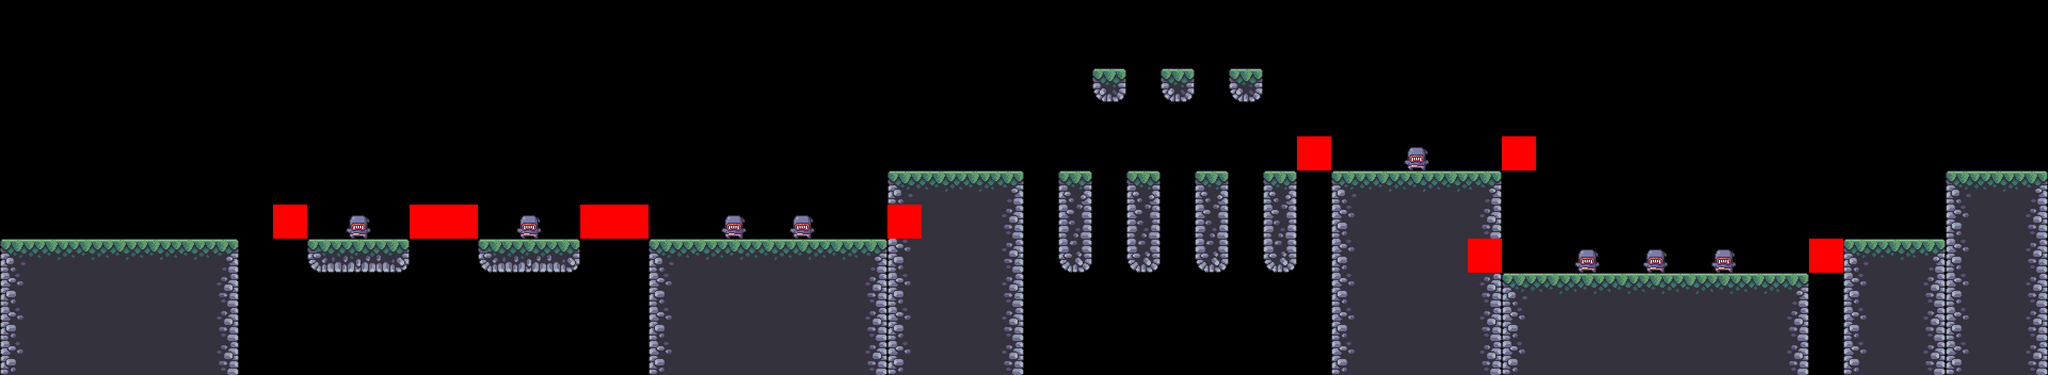

A 2D game scene composited from a Tiled map and its tileset images. What follows is a short description and the map's XML, with each tile layer's data collapsed to a summary:
An orthogonal 60x11 tile map with 64x64 px tiles, 3 tile layers (terrain, constraints, enemies), 4 hidden layers not drawn, 6 tilesets.

<map version="1.5" tiledversion="1.7.2" orientation="orthogonal" renderorder="right-down" width="60" height="11" tilewidth="64" tileheight="64" infinite="0" nextlayerid="8" nextobjectid="1">
 <editorsettings>
  <export target="../0/level_0.csv" format="csv" />
 </editorsettings>
 <tileset firstgid="1" source="../tilesets/terrain_tiles.tsx" />
 <tileset firstgid="17" source="../tilesets/coin_tiles.tsx" />
 <tileset firstgid="19" source="../tilesets/grass_tiles.tsx" />
 <tileset firstgid="24" source="../tilesets/crates_tiles.tsx" />
 <tileset firstgid="25" source="../tilesets/player_tiles.tsx" />
 <tileset firstgid="27" source="../tilesets/enemy_tiles.tsx" />
 <layer id="1" name="terrain" width="60" height="11" locked="1">
  <data>[660 cells, 188 non-empty, 13 distinct tile ids]</data>
 </layer>
 <layer id="2" name="coins" width="60" height="11" visible="0" locked="1">
  <data>[660 cells, 22 non-empty, 2 distinct tile ids]</data>
 </layer>
 <layer id="4" name="crates" width="60" height="11" visible="0">
  <data>[660 cells, 6 non-empty, 1 distinct tile ids]</data>
 </layer>
 <layer id="3" name="grass" width="60" height="11" visible="0" locked="1">
  <data>[660 cells, 31 non-empty, 5 distinct tile ids]</data>
 </layer>
 <layer id="7" name="constraints" width="60" height="11">
  <data>[660 cells, 10 non-empty, 1 distinct tile ids]</data>
 </layer>
 <layer id="6" name="enemies" width="60" height="11" locked="1">
  <data>[660 cells, 8 non-empty, 1 distinct tile ids]</data>
 </layer>
 <layer id="5" name="player" width="60" height="11" visible="0" locked="1">
  <data>[660 cells, 2 non-empty, 2 distinct tile ids]</data>
 </layer>
</map>
